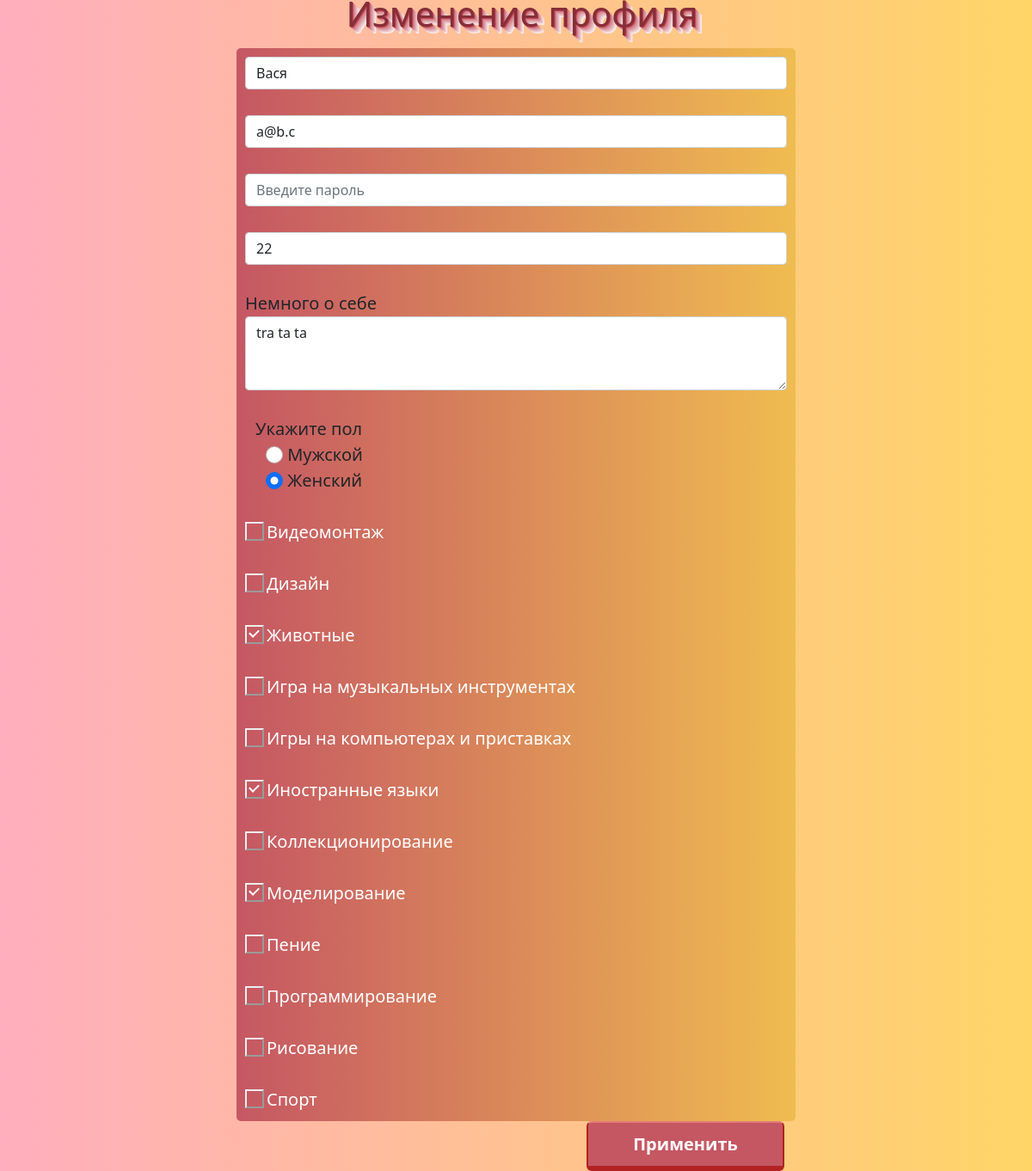
Screenshot of /changing_profile (signed in) with the database file from the repository.
### data/users.py (models this page shows, shortened)
class User(SqlAlchemyBase, UserMixin):
    __tablename__ = 'users'
    id = sqlalchemy.Column(sqlalchemy.Integer, primary_key=True, autoincrement=True)
    name = sqlalchemy.Column(sqlalchemy.String, nullable=True)
    age = sqlalchemy.Column(sqlalchemy.Integer, nullable=True)
    email = sqlalchemy.Column(sqlalchemy.String, index=True, unique=True, nullable=True)
    password = sqlalchemy.Column(sqlalchemy.String, nullable=True)
    about = sqlalchemy.Column(sqlalchemy.String, nullable=True)
    gender = sqlalchemy.Column(sqlalchemy.String, nullable=True)
    hobby = sqlalchemy.Column(sqlalchemy.String, nullable=True)

class Hobby(SqlAlchemyBase):
    __tablename__ = 'hobbies'
    id = sqlalchemy.Column(sqlalchemy.Integer, primary_key=True, autoincrement=True)
    name = sqlalchemy.Column(sqlalchemy.String, nullable=True)

### main.py (the view, shortened to what this page needs)
@app.route('/changing_profile', methods=['POST', 'GET'])
def changing_profile():
    if not flask_login.current_user.is_authenticated:
        return '>:('
    main_style = url_for('static', filename='css/main_style.css')
    button_style2 = url_for('static', filename='css/button_style.css')
    text_style2 = url_for('static', filename='css/text_style2.css')
    an_style = url_for('static', filename='css/an_style.css')
    checkbox_style = url_for('static', filename='css/checkbox_style.css')
    radio_checkbox_style = url_for('static', filename='css/radio_checkbox_style.css')
    curr_user = flask_login.current_user
    hobbies = get_hobbies()
    hobby_ids = flask_login.current_user.hobby.split('-')
    if request.method == 'GET':
        return render_template('changing_profile.html', hobby_ids=hobby_ids, hobbies=hobbies, curr_user=curr_user,
                               main_style=main_style, text_style2=text_style2, an_style=an_style,
                               button_style2=button_style2, checkbox_style=checkbox_style,
                               radio_checkbox_style=radio_checkbox_style, email_exists=False)

### data/db_session.py (called while the page is built, shortened)
def global_init(db_file):
    global __factory
    if __factory:
        return

def create_session() -> Session:
    global __factory
    return __factory()

### main.py (called while the page is built)
@login_manager.user_loader
def load_user(user_id):
    db_session.global_init("db/users.sqlite")
    db_sess = db_session.create_session()
    return db_sess.query(User).get(user_id)

### main_users.py (called while the page is built)
def get_hobbies():
    db_session.global_init("db/users.sqlite")
    session = db_session.create_session()
    return session.query(Hobby).all()

### templates/changing_profile.html (shortened to what this page needs)
<!DOCTYPE html>
<html lang="en">
<head>
    <link rel="stylesheet" type="text/css" href="{{main_style}}"/>
    <link rel="stylesheet" type="text/css" href="{{text_style2}}"/>
    <link rel="stylesheet" type="text/css" href="{{an_style}}"/>
    <link rel="stylesheet" type="text/css" href="{{checkbox_style}}"/>
    <link rel="stylesheet" type="text/css" href="{{radio_checkbox_style}}"/>
    <link rel="stylesheet" type="text/css" href="{{button_style2}}"/>
    <link href="https://cdn.jsdelivr.net/npm/bootstrap@5.0.0-beta2/dist/css/bootstrap.min.css" rel="stylesheet">
</head>
<body>
        <h1 align="center">Изменение профиля</h1>
        <div>
            <form class="login_form" method="post">
                <input type="text" class="form-control" id="text" aria-describedby="emailHelp" placeholder="Введите фамилию и имя" value="{{curr_user.name}}" name="name" required>
                <br/>
                <input type="email" class="form-control" id="email" aria-describedby="emailHelp" placeholder="Введите адрес почты" value="{{curr_user.email}}" name="email" required>
                <br/>
                <input type="password" class="form-control" id="password" placeholder="Введите пароль" name="password" required>
                <br/>
                <input class="form-control" id="age" aria-describedby="emailHelp" placeholder="Введите Ваш возраст" value="{{curr_user.age}}" name="age"><br/>
                <div class="form-group">
                    <label for="about" class="my_text">Немного о себе</label>
                    <textarea class="form-control" id="about" rows="3" name="about">{{curr_user.about}}</textarea>
                </div>
                <div class="form-group">
                    <br/>
                </div>
                <div class="container">
                    <label class="my_text">Укажите пол</label>
                    <div class="container">
                      <input class="form-check-input" type="radio" name="gender" id="male" value="male" {% if curr_user.gender =='male' %} checked {% endif %}>
                      <label class="form-check-label" for="male">
                        Мужской
                      </label>
                    </div>
                    <div class="container">
                      <input class="form-check-input" type="radio" name="gender" id="female" value="female" {% if curr_user.gender =='female' %} checked {% endif %}>
                      <label class="form-check-label" for="female">
                        Женский
                      </label>
                    </div>
                </div>
                    <div class="checkbox">
                        {% for hobby in hobbies %}
                        <label class="form-check-label" for="interest{{hobby.id}}">{{hobby.name}}</label>
                        {% endfor %}
                     </div>
                <button type="submit" class="turquoise">Применить</button>
            </form>
        </div>
</body>
</html>

### static/css/main_style.css (style rules this page uses)
body { background: linear-gradient(to right, #ffaebd, #ffd567); margin: 50px; }

### static/css/text_style2.css (style rules this page uses)
H1 { margin-left: 30px; max-width: 100%; font-size: 70px; font-weight: normal; padding: 30; cursor: pointer; margin: 20 px; text-shadow: -8px -8px 0 hsl(353, 49%, 35%), -7px -7px 0 hsl(353, 49%, 50%), -6px -6px 0 hsl(353, 49%, 65%), -5px -5px 0 hsl(353, 49%, 70%), -4px -4px 0 hsl(353, 49%, 75%), -3px -3px 0 hsl(353, 49%, 80%), -2px -2px 0 hsl(353, 49%, 85%), -1px -1px 0 hsl(353, 49%, 90%), 0 0 0 hsl(353, 49%, 95%); color: transparent; transition: all 1s; }

### static/css/an_style.css (style rules this page uses)
form.login_form { margin-left: auto; margin-right: auto; max-width: 650px; background-color: #c55763; background: linear-gradient(to right, #c55763, #f0bc50); border-radius: 5px; padding: 10px; font-size: 20px; }

### static/css/checkbox_style.css (style rules this page uses)
.checkbox label { position: relative; display: flex; padding-left: 25px; color: #ffffff; font-size: 20px; }
.checkbox label::before, .checkbox label::after { position: absolute; content: ""; display: flex; }
.checkbox label::before { height: 22px; width: 22px; border: 2px outset; left: 0px; top: 3px; }
.checkbox label::after { height: 7px; width: 11px; border-left: 2px solid white; border-bottom: 2px solid white; transform: rotate(-45deg); left: 5px; top: 8px; }
.checkbox input[type="checkbox"] + label::after { content: none; }
.checkbox input[type="checkbox"]:checked + label::after { content: ""; }

### static/css/button_style.css (style rules this page uses)
.turquoise { position: relative; width: 230px; display: inline; margin-right: 3px; margin-top: 10px; background: #c55763; border-top: #e57b77 2px solid; border-bottom: #B22222 6px solid; border-left: #B22222 2px solid; border-right: #B22222 2px solid; border-radius: 6px; text-align: center; color: white; padding: 10px; float: right; font-size: 20px; font-weight: 600; }

### rows the page displays
User: name "Вася", email "a@b.c", age "22", about "tra ta ta", gender "☐ Мужской", gender "☑ Женский"
Hobby: name "Видеомонтаж"
Hobby: name "Дизайн"
Hobby: name "Животные"
Hobby: name "Игра на музыкальных инструментах"
Hobby: name "Игры на компьютерах и приставках"
Hobby: name "Иностранные языки"
Hobby: name "Коллекционирование"
Hobby: name "Моделирование"
Hobby: name "Пение"
Hobby: name "Программирование"
Hobby: name "Рисование"
Hobby: name "Спорт"
